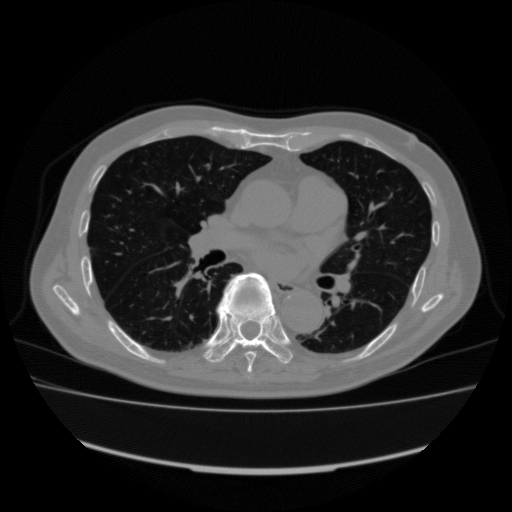
#> input picture 画像/normal.png, 512 x 512 px, found by its file name
$ python binary.py
#> lines starting #> are read from the running program, lines starting #| are printed output that depends on the picture; after the words box and inside, x2 and y2 are one past the last pixel; in counts of white or black regions, pixels touching at a corner belong together
import cv2
import numpy as np
from matplotlib import pyplot as plt

path = r"C:\Users\Aurum\Documents\img\normal.png"
img = cv2.imread(path,0)
#> img is the input picture: shape (512, 512); min 0, max 255, mean 40.8

ret,thresh1 = cv2.threshold(img,117,255,cv2.THRESH_BINARY)
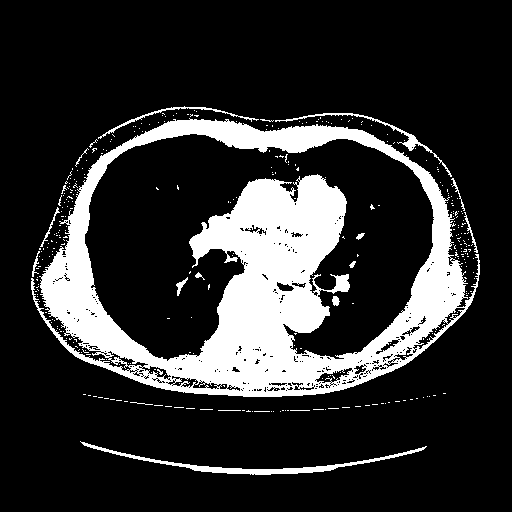
#> thresh1: shape (512, 512); 18.7% white; 338 white regions (321 under 20 px), largest, box (x1, y1, x2, y2) and area: (31, 118, 480, 397) 45259, (80, 441, 427, 475) 1462, (275, 113, 452, 177) 546
ret,thresh2 = cv2.threshold(img,117,255,cv2.THRESH_BINARY_INV)
ret,thresh3 = cv2.threshold(img,117,255,cv2.THRESH_TRUNC)
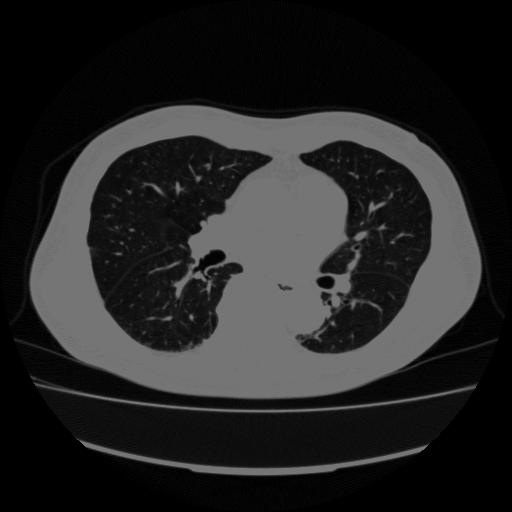
#> thresh3: shape (512, 512); min 0, max 117, mean 36.9
ret,thresh4 = cv2.threshold(img,117,255,cv2.THRESH_TOZERO)
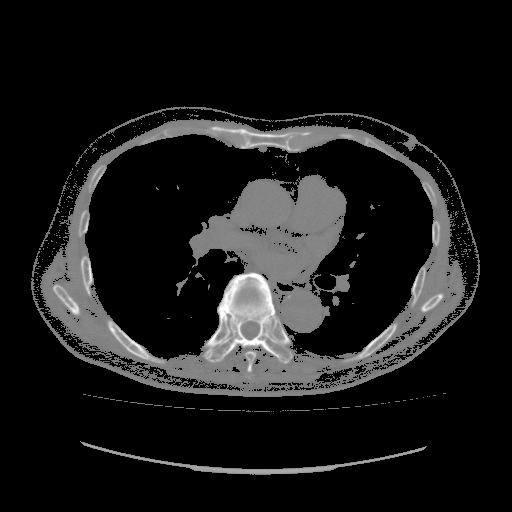
#> thresh4: shape (512, 512); min 0, max 255, mean 25.8
ret,thresh5 = cv2.threshold(img,117,255,cv2.THRESH_TOZERO_INV)
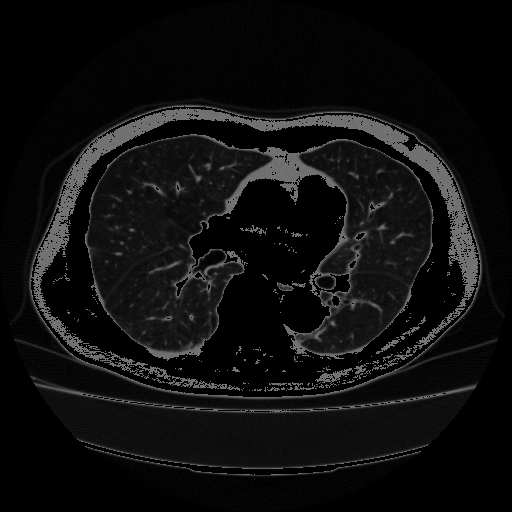
#> thresh5: shape (512, 512); min 0, max 117, mean 15

titles = ['Original Image','BINARY','BINARY_INV','TRUNC','TOZERO','TOZERO_INV']
images = [img, thresh1, thresh2, thresh3, thresh4, thresh5]

for i in range(6):
    plt.subplot(2,3,i+1),plt.imshow(images[i],'gray')
    plt.title(titles[i])
    plt.xticks([]),plt.yticks([])

plt.show()
